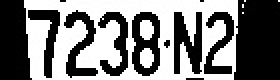
#> input picture car_plate_detection/7238N2.jpg, 140 x 40 px (shown 2 times larger)
$ jupyter execute 7238N2_example.ipynb
#> lines starting #> are read from the running program, lines starting #| are printed output that depends on the picture; after the words box and inside, x2 and y2 are one past the last pixel; in counts of white or black regions, pixels touching at a corner belong together
[cell 1]
import PIL
from PIL import Image
import glob
import shutil, os
from time import sleep
import cv2
import numpy as np

## Find the contours of the picture to get the number.
Note: detection mode -
1. **cv2.RETR_EXTERNAL: only detect the outer edge of the outline**
2. cv2.RETR_LIST: No hierarchical relationship is established when detecting contours
3. cv2.RETR_CCOMP: Established two hierarchical relationships when detecting contours
4. cv2.RETR_TREE: Establish a tree-like hierarchical relationship when detecting contours
Algorithm used for countour -
1. cv2.CHAIN_APPROX_NONE: store all contour points
2. **cv2.CHAIN_APPROX_SIMPLE: compress horizontal, vertical and diagonal elements, and only store the end points in the direction. (For example: rectangle only store four points)**

- Most important function:
cv2.findContours('image', detectionMode, algorithm) -> return (countour information, ??)

- To find the point in the image:
(x,y,w,h) = cv2.boundingRect(contuors(0))

- From analysis, we can see in the picture:

1. the noise points are usually very small, and the height will below 28. We can removed these noise point by using this proporties

[cell 2]
image = cv2.imread('7238N2.jpg')
#> image is the input picture: shape (40, 140, 3); min 0, max 255, mean 124
gray = cv2.cvtColor(image, cv2.COLOR_BGR2GRAY) # turn gray
_, thresh = cv2.threshold(gray, 127, 255, cv2.THRESH_BINARY_INV) # turn to black white
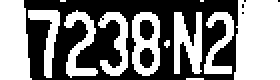
#> thresh: shape (40, 140) (shown 2 times larger); 51.3% white; 7 black regions (4 under 20 px)
contours1 = cv2.findContours(thresh.copy(), cv2.RETR_EXTERNAL, cv2.CHAIN_APPROX_SIMPLE)
#> contours1 = 12 contours, 4 with area under 20; largest, box (x1, y1, x2, y2) and area: (117, 0, 140, 40) 806, (0, 0, 16, 40) 498, (66, 6, 80, 38) 355, (87, 6, 101, 37) 218, (32, 5, 49, 39) 186, (49, 6, 64, 38) 168, (102, 6, 117, 37) 158, (14, 5, 30, 39) 156
contours = contours1[0]
#> contours has the same summary as contours1
letter_image_regions = [] # this array is used to store all the point that is detected

count = 0 # this is for checking purpose, we know a car plate should have 6 numbers.
wmax = 26

# this part is check for the wmax (width max)
for box in letter_image_regions:
    x, y, w, h = box
    # we assume the letter is inside the region x = 2-125, w = 5-26, h = 20 - 40
    if x >= 2 and x <= 125 and w >= 5 and w <= 26 and h >= 20 and h < 40:
        count += 1

if not(count == 6): # we add the width since maybe there is two number links together
    wmax = 35

# crop the number
nChar = 0
letterlist = []
for box in letter_image_regions:
    x, y, w, h = box
    # we assume the letter is inside the region x = 2-125, w = 5-wmax, h = 20 - 40
    if x>=2 and x<=125 and w>=5 and w<=wmax and h>=20 and h<40:
        nChar +=1
        letterlist.append((x, y, w, h))

## remove the noise
- Let's see what we will obtain after thresh:

- After observing the image, it's apparent that there is still some unwanted noise present between the characters '8' and 'N'. To address this issue, we employ the thresholded image ('thresh') to eliminate the noise. We achieve this by examining each white pixel in the image and assessing its surroundings. If the number of neighboring white pixels is less than or equal to six, we classify the pixel as noise. Below figure shows how it works

[cell 3]
for i in range(len(thresh)):
    for j in range(len(thresh[1])): # height
        if thresh[i][j] == 255:     # if the point is white
            count = 0
            for k in range(-2, 3):
                for l in range(-2, 3):
                    try:
                        if thresh[i + k][j + l] == 255: # if it is white
                            count += 1
                    except IndexError:
                        pass
            if count <= 6:  # less than 6 white region
                thresh[i][j] = 0  # remove the white region
#> this loop made 40 passes
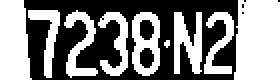
#> thresh: shape (40, 140) (shown 2 times larger); 51.1% white; 7 black regions (4 under 20 px), largest, box (x1, y1, x2, y2) and area: (12, 0, 119, 40) 2621, (70, 10, 77, 20) 58, (70, 24, 77, 34) 56

## Remove abnormal ground
Let's look at the picture again:
- you can see there is a black color region on the left hand side, and when we crop the image (inside cropMono), there is still a small black region included. Here, we use the technique of lifearea (the biggest white region) to exclude the abnormal ground. The area function is a function that use to calculate the whole white area.
- then we find the maximum life area, other area we will just exclude it (change the bg number)
- for more explanation, look ate Life.ipynb file.

[cell 4]
def area(row, col, lifearea):
    global nn # global variable (won't be affect when recursive)

    # not the black color (not the text area)
    if bg[row][col] != 255:
        return
    bg[row][col] = lifearea
    if col > 1: # left
        if bg[row][col-1]==255:
            nn +=1
            area(row,col-1)
    if col < w-1: # right
        if bg[row][col+1]==255:
            nn +=1
            area(row,col+1)
    if row > 1: # up
        if bg[row-1][col]==255:
            nn+=1
            area(row-1,col)
    if row < h-1: # down
        if bg[row+1][col]==255:
            nn+=1
            area(row+1,col)

real_shape=[]

for i,box in enumerate(letterlist):

    x, y, w, h = box
    bg=thresh[y:y+h, x:x+w]

    # since we have remove the noise, we can just check the first and last number to see if have abnormal ground
    if i==0 or i==nChar:
        lifearea=0
        nn=0
        life=[]

        # find lifearea
        for row in range(0,h):
            for col in range(0,w):
              if bg[row][col] == 255:
                  nn = 1
                  lifearea = lifearea + 1
                  area(row,col)
                  life.append(nn)

        # retrieve max life
        maxlife=max(life)
        indexmaxlife=life.index(maxlife)

        # change other to bg 0
        for row in range(0,h):
            for col in range(0,w):
              if bg[row][col] == indexmaxlife+1:
                  bg[row][col]=255
              else:
                  bg[row][col]=0

    real_shape.append(bg)
#> after the loop, real_shape = []

# we need to add some white space such that the OCR can detect
newH, newW = thresh.shape
#> newH = 40; newW = 140
space = 8
offset=2
bg = np.zeros((newH+space*2, newW+space*2+nChar*3, 1), np.uint8)
bg.fill(0)  # fill white to the background
#> bg: shape (56, 156, 1); every value is 0

for i,letter in enumerate(real_shape):
    h=letter.shape[0]   # initial height and widet
    w=letter.shape[1]
    x=letterlist[i][0]  # initial position
    y=letterlist[i][1]

    # add the letter to the picture
    for row in range(h):
        for col in range(w):
            bg[space+y+row][space+x+col+i*offset] = letter[row][col]
#> this loop made 0 passes

_,bg = cv2.threshold(bg, 127, 255, cv2.THRESH_BINARY_INV)
#> bg: shape (56, 156); every value is 255
cv2.imwrite('assember.jpg', bg)

cv2.imshow('image', image)
cv2.imshow('bg', bg)
cv2.moveWindow("image",500,250)
cv2.moveWindow("bg",500,350)
key = cv2.waitKey(0)
#> (key Esc is pressed here)
cv2.destroyAllWindows()
